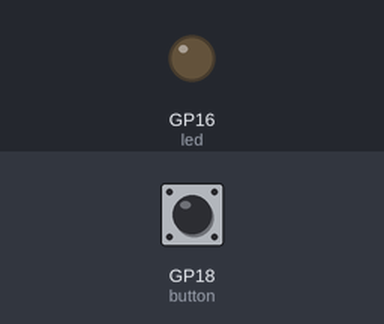
This program was run on a simulated Raspberry Pi Pico running MicroPython. On the bench: output pins drawn as LEDs (lit = HIGH). The test bench sets the inputs (shaded band); at power-on: GP18 (button) HIGH.

Above: at 1.2 s.
1.3 s: GP18 (button) pulled LOW for 0.15 s
At 1.8 s:
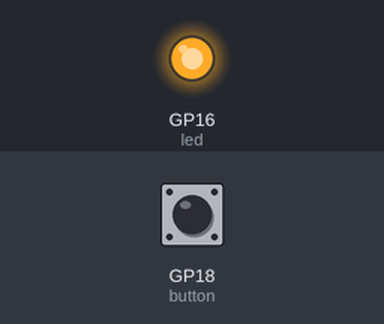
2.9 s: GP18 (button) pulled LOW for 1 s
At 4.2 s:
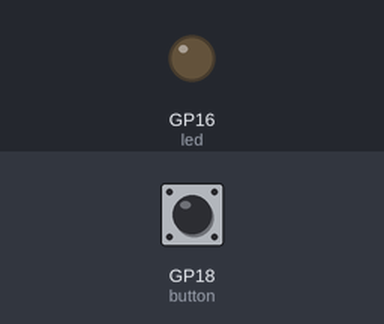
5.4 s: GP18 (button) pulled LOW for 3.2 s
At 6.1 s:
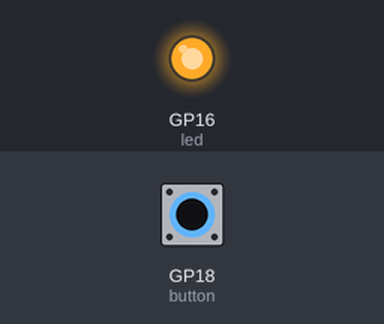
Timing chart, 0 to 8.4 s (numbered marks = the images above; inputs shaded):
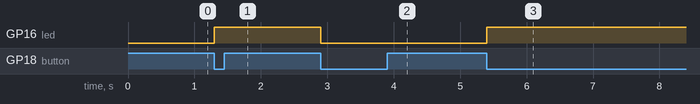

The program:

led_demo.py
```python
from machine import Pin

button = Pin(18, Pin.IN, Pin.PULL_UP)
button.irq(lambda pin: InterruptsButton(),Pin.IRQ_FALLING)
led = Pin(16, Pin.OUT)
tmp = 0


def InterruptsButton():
    global tmp
    tmp = ~tmp
    led.value(tmp)


while True:
    pass
```

Measured:
- after the input at 1.3 s, GP16 (led): LOW → HIGH at once
- after the input at 2.9 s, GP16 (led): HIGH → LOW at once
- after the input at 5.4 s, GP16 (led): LOW → HIGH at once
